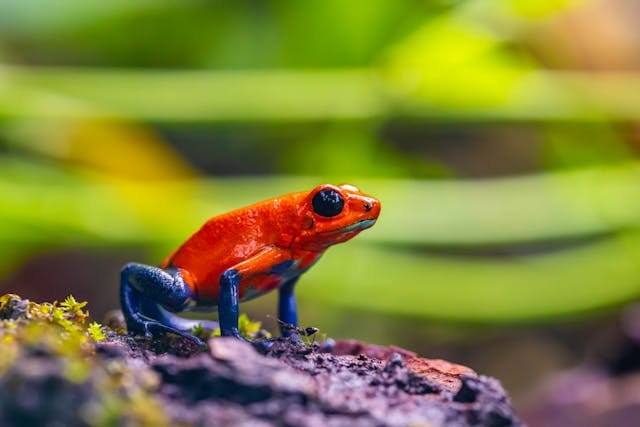
#> input picture frog.jpg, 640 x 427 px, found by its file name
$ python transform.py
#> lines starting #> are read from the running program, lines starting #| are printed output that depends on the picture
from PIL import Image
import numpy as np
import math


image = Image.open('./frog.jpg')
#> image is the input picture: PIL image 640x427 RGB; mean R, G, B 129.1, 130.1, 56.6
raster = image.load()

w = image.width
#> w = 640
h = image.height
#> h = 427

horizontalFlip = ["horizontalFlip", (w, h), np.array([[-1, 0, w-1],
                                                      [0,  1,   0],
                                                      [0,  0,   1]])]

translate = ["translate", (w,h), np.array([[1, 0,  100],
                                           [0, 1, -200],
                                           [0, 0,    1]])]

radians = math.radians(45)

rotationMatrix = np.array([[math.cos(radians), -math.sin(radians), 0],
                           [math.sin(radians), math.cos(radians),   0],
                           [0,               0,                     1]])

corners = [np.array([0, 0, 1]), np.array([w, 0, 1]), np.array([w, h, 1]), np.array([0, h, 1])]
rotatedCorners = [rotationMatrix @ corner for corner in corners]

xs = [rotatedCorner[0] for rotatedCorner in rotatedCorners]
#> xs = [0, 452.5, 150.6, -301.9]
ys = [rotatedCorner[1] for rotatedCorner in rotatedCorners]
#> ys = [0, 452.5, 754.5, 301.9]

newWidth = int(max(xs) - min(xs))
#> newWidth = 754
newHeight = int(max(ys) - min(ys))
#> newHeight = 754
newSize = (newWidth, newHeight)
#> newSize = (754, 754)

shiftUpLeft = np.array([[1, 0, -w/2],
                        [0, 1, -h/2],
                        [0, 0,    1]])

shiftDownRight = np.array([[1, 0, newWidth/2],
                           [0, 1, newHeight/2],
                           [0, 0, 1]])
#> shiftDownRight = [[1, 0, 377], [0, 1, 377], [0, 0, 1]]

centeredRotation = shiftDownRight @ rotationMatrix @ shiftUpLeft

rotation = ["rotation", newSize, centeredRotation]

transforms = [horizontalFlip]

for name, size, matrix in transforms:
    newImage = Image.new("RGB", size)
    newRaster = newImage.load()

    invMatrix = np.linalg.inv(matrix)

    for x in range(newImage.width):
        for y in range(newImage.height):
            vector = np.array([x, y, 1])
            result = invMatrix @ vector

            xp = result[0]
            yp = result[1]

            if 0 <= xp < image.width and 0 <= yp < image.height:
                newRaster[x, y] = raster[int(xp), int(yp)]

newImage.save(name + ".png")
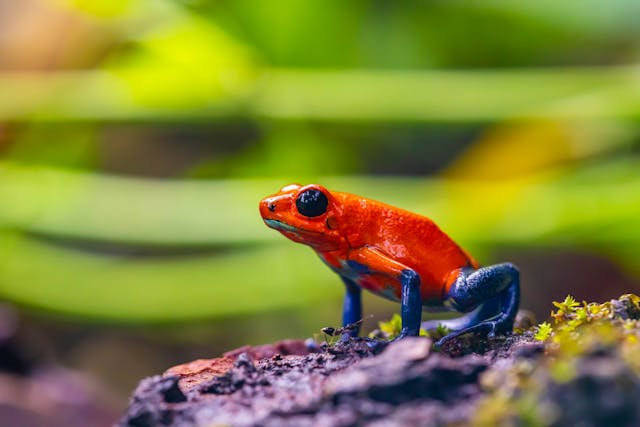
#> saved as horizontalFlip.png: PIL image 640x427 RGB; mean R, G, B 129.1, 130.1, 56.6

$ run again, with butterfly.jpg copied over frog.jpg
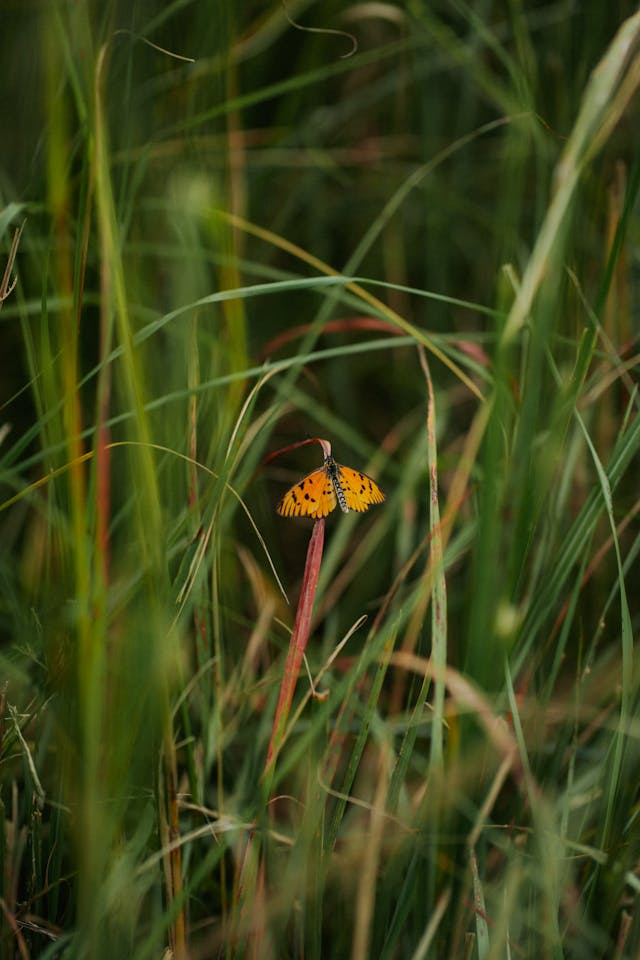
#> input picture butterfly.jpg, 640 x 960 px, found by its file name
#> image is the input picture: PIL image 640x960 RGB; mean R, G, B 61.1, 68.5, 25.3
#> `newImage.save(name + ".png")`:
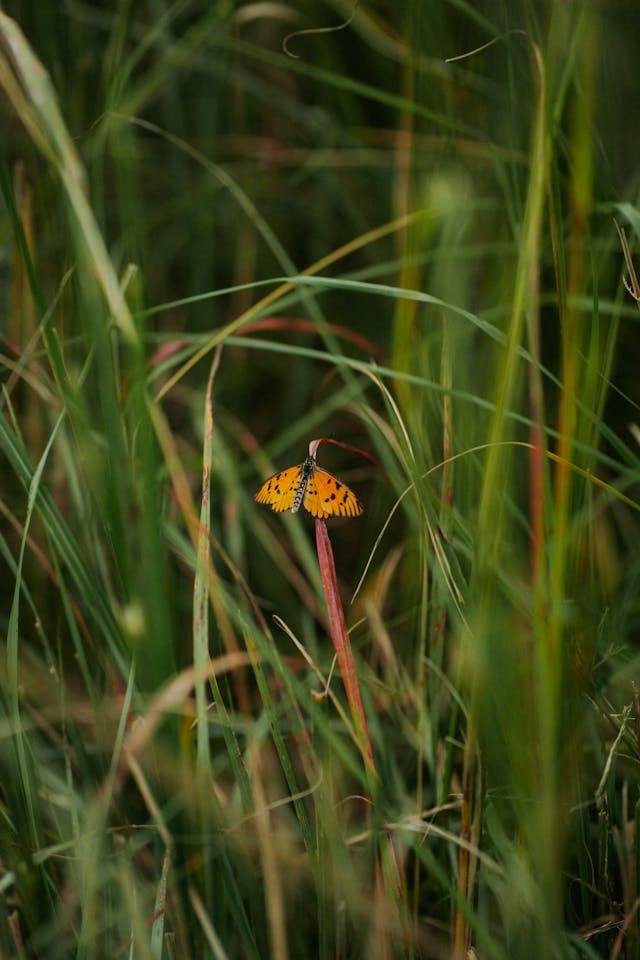
#> saved as horizontalFlip.png: PIL image 640x960 RGB; mean R, G, B 61.1, 68.5, 25.3
